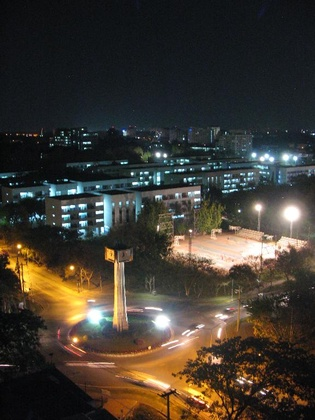
%> input picture a2_20171157/Input_images/Clear.jpg, 315 x 420 px, shrunk from 576 x 768 before the run
$ octave --eval "result = linemeet_2bar(imread('../Input_images/Clear.jpg'));"   (GNU Octave 9; MATLAB toolbox functions it lacks are replaced by stand-ins)
%> lines starting %> are read from the running program, lines starting %| are printed output that depends on the picture
function img = linemeet_2bar(img)
img = rgb2gray(img);
img = im2double(img);
%subplot(2,2,1);
imshow(img);
title('Original Image');
mtx = [1,1,1;0,0,0;-1,-1,-1];
c = con_2(img,mtx,3);
figure;
%subplot(2,2,2);
imshow(c);
title('Output Image');
c = con_2(img,mtx',3);
%subplot(2,2,3);
figure;
imshow(c);
title('Output Image using transpose');

function out = con_2(img1,mtx,n)
if(mod(n,2)~=0)
    m = (n-1)/2;
else
    m=n/2;
end
mtx = flip(mtx,2);
mtx = flip(mtx);
d = size(img1);
out = zeros(d);
img = zeros(d(1,1)+2*m,d(1,2)+2*m);

img(m+1:(end-m),m+1:(end-m)) = img1;
for i = 2:d(1,1)
    for j = 2:d(1,2)
        part_temp = img(i-1:i+n-2,j-1:j+n-2) .* mtx;
        out(i-1,j-1) = sum(part_temp(:));
    end
end
%> in linemeet_2bar, `img = rgb2gray(img);`:
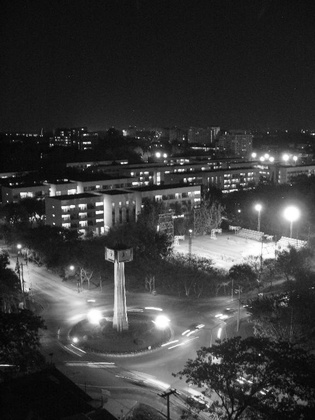
%> img: size 420x315 uint8; min 2, max 255, mean 59
%> in con_2, `img(m+1:(end-m),m+1:(end-m)) = img1;`:
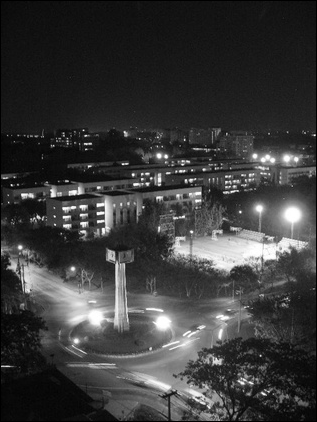
%> img: size 422x317 double; min 0, max 1, mean 0.229
%> after the loop in con_2, `for i = 2:d(1,1)`:
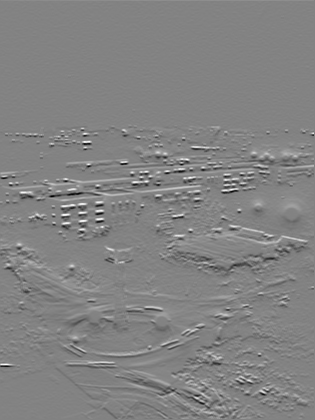
%> out: size 420x315 double; min -2.47, max 2.34, mean 0.00151; drawn with min black and max white
%> in linemeet_2bar, `imshow(c);`:
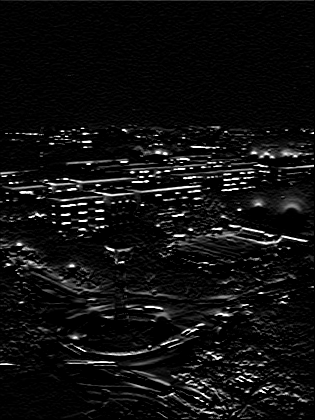
%> displayed picture: size 420x315, on the screen's scale of 0 to 255; min 0, max 255, mean 15.9
%> call 2 of con_2, with mtx = [1 0 -1; 1 0 -1; 1 0 -1], n = 3
%> after the loop in con_2 (call 2), `for i = 2:d(1,1)`:
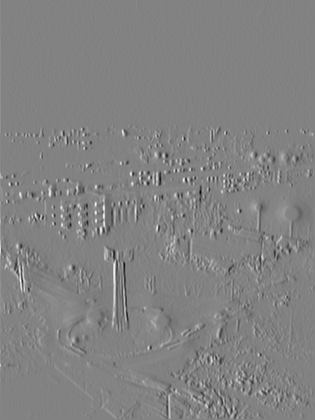
%> out: size 420x315 double; min -2.47, max 2.37, mean 0.00215; drawn with min black and max white
%> in linemeet_2bar, `imshow(c);`:
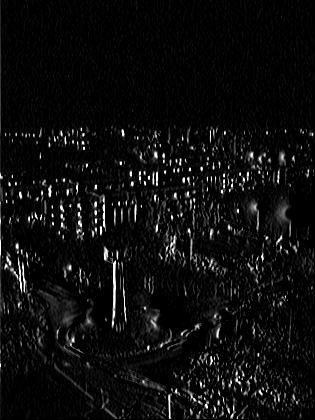
%> displayed picture: size 420x315, on the screen's scale of 0 to 255; min 0, max 255, mean 12.9
